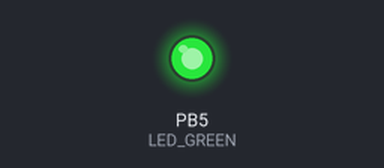
The program below on a simulated ATmega328P, built with avr-gcc and emulated at 16 MHz. On the bench: output pins drawn as LEDs (lit = HIGH).

Above: at 0.9 s.
At 2.5 s:
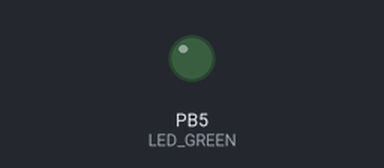
Timing chart, 0 to 3.0 s (numbered marks = the images above):
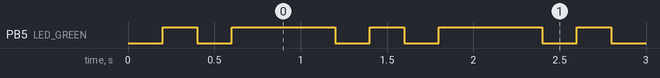

Measured:
- by itself, PB5 (LED_GREEN): repeats every 1.2 s: LOW 0.20 s, HIGH 0.60 s, LOW 0.20 s, HIGH 0.20 s
- by itself, everything shown: repeats every 1.2 s, in 4 steps

The program:

main.c
```c
// (licence header left out)
/* Defines -----------------------------------------------------------*/
/* The preprocessor will process directives that are inserted into the C
 * source code. These directives allow additional actions to be taken on
 * the C source code before it is compiled into object code. Directives
 * are not part of the C language itself.
 *
 * Preprocessor directives begin with a pound (#) symbol and may have
 * several arguments. Do NOT put a semicolon character at the end of
 * directives. This is a common mistake.
 */
#define LED_GREEN   PB5 // AVR pin where green LED is connected
#define SHORT_DELAY 250 // Delay in milliseconds
#define DOT_DELAY   200
#define DASH_DELAY  600 // dash is 3 times longer than dot
#ifndef F_CPU           // Preprocessor directive allows for conditional
                        // compilation. The #ifndef means "if not defined".
# define F_CPU 16000000 // CPU frequency in Hz required for delay
#endif                  // The #ifndef directive must be closed by #endif

/* Includes ----------------------------------------------------------*/
/* Include another C language file into the current file at the location
 * of the #include statement prior to compiling the source code.
 */
#include <util/delay.h> // Functions for busy-wait delay loops
#include <avr/io.h>     // AVR device-specific IO definitions

/*---------------------------------------------------------------------*/
/*void dot() {
	_delay_ms(DOT_DELAY);				//Wait for pause
	PORTB = PORTB | (1<<LED_GREEN);		//Turn on for dot
	_delay_ms(DOT_DELAY);				//Wait for dot
	PORTB = PORTB & ~(1<<LED_GREEN);	//Turn off
}

void dash() {
	_delay_ms(DOT_DELAY);				//Wait for pause
	PORTB = PORTB | (1<<LED_GREEN);		//Turn on for dash
	_delay_ms(DASH_DELAY);				//Wait for dash
	PORTB = PORTB & ~(1<<LED_GREEN);	//Turn off
}*/
/*--------------------------------------------------------------------*/

/* Function definitions ----------------------------------------------*/
/**********************************************************************
 * Function: Main function where the program execution begins
 * Purpose:  Toggle one LED and use delay library.
 * Returns:  none
 **********************************************************************/
int main(void)
{
    // Set pin as output in Data Direction Register
    // DDRB = DDRB or 0010 0000
    DDRB = DDRB | (1<<LED_GREEN);

    // Set pin LOW in Data Register (LED off)
    // PORTB = PORTB and 1101 1111
    PORTB = PORTB & ~(1<<LED_GREEN);

    // Infinite loop
    while (1)
    {

		//blink dot_dash
        _delay_ms(DOT_DELAY);				//Wait
        PORTB = PORTB | (1<<LED_GREEN);		//Turn on for dot
		_delay_ms(DOT_DELAY);				//Wait for dot
		PORTB = PORTB & ~(1<<LED_GREEN);	//Turn off for pause
		_delay_ms(DOT_DELAY);				//Wait for pause
		PORTB = PORTB | (1<<LED_GREEN);     //Turn on for dash
		_delay_ms(DASH_DELAY);				//Wait for dash
		PORTB = PORTB & ~(1<<LED_GREEN);	//Turn of

		/*dash();								//D
		dot();
		dot();
		_delay_ms(DOT_DELAY);				//Pause
		dot();								//E
		_delay_ms(DOT_DELAY);				//Pause
		dot();								//2
		dot();
		dash();
		dot();
		dot();
		_delay_ms(DASH_DELAY);				//End of a word*/


    }

    // Will never reach this
    return 0;
}
```
